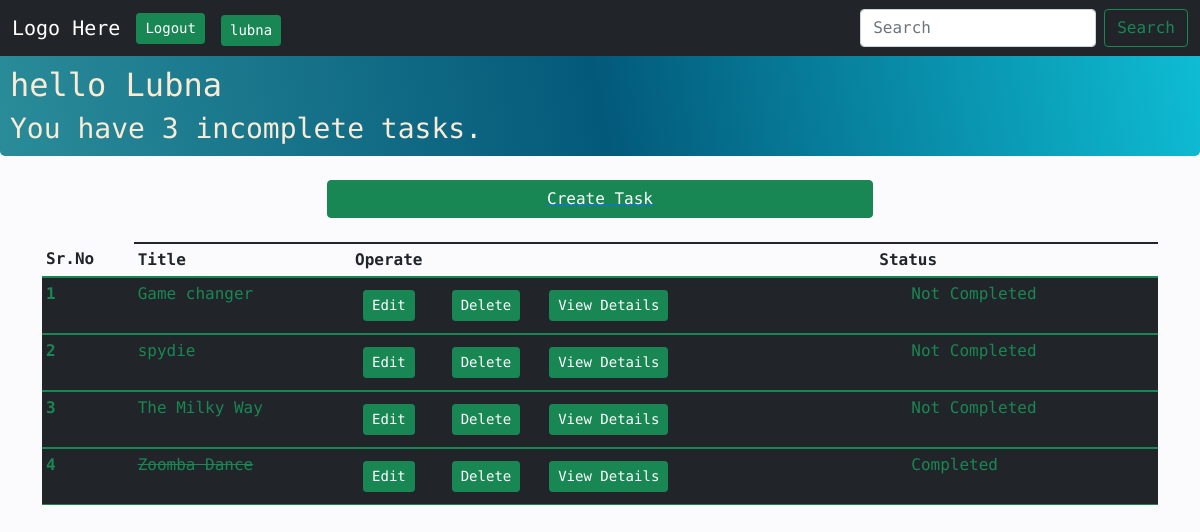
The app's page / (signed in), older data.
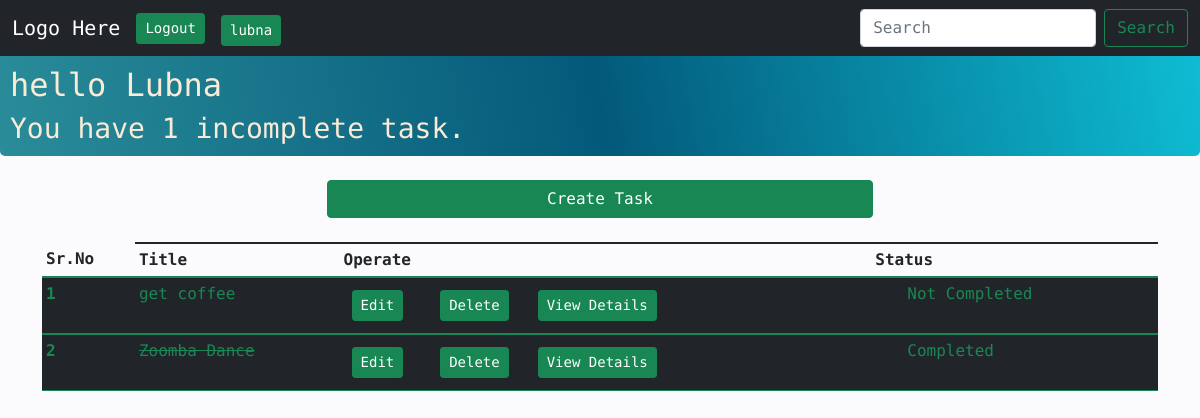
The same page, newer data.
### todoapp/models.py (models this page shows, shortened)
class Task(models.Model):
    user= models.ForeignKey(User, on_delete= models.CASCADE, blank= True, null= True)
    title= models.CharField(max_length=100)
    description= models.TextField(null=True , blank=True)
    is_completed= models.BooleanField(default=False)
    created_at= models.DateTimeField(auto_now_add=True)
    updated_at= models.DateTimeField(auto_now=True)
    class Meta:
        ordering= ['is_completed']

### todoapp/views.py (the view)
# urls.py: path('', TaskList.as_view() , name= 'home' ),
class TaskList(LoginRequiredMixin ,ListView):
    model= Task
    template_name= 'home.html'
    context_object_name= 'tasks'
    def get_context_data(self, **kwargs):
        context= super().get_context_data(**kwargs)
        context['tasks']= context['tasks'].filter(user=self.request.user)
        context['count']= context['tasks'].filter(is_completed=False).count
        search_input= self.request.GET.get('search-area') or ''
        if  search_input:
            context['tasks']= context['tasks'].filter(title__icontains= search_input)
        return context

### templates/home.html (shortened to what this page needs)
{% extends "base.html" %}
{% block searchblock %}
<form class="d-flex" method="get">
  <input class="form-control me-2" type="search" placeholder="Search" aria-label="Search" name="search-area">
  <button class="btn btn-outline-success" type="submit" value="submit">Search</button>
</form>
{% endblock searchblock %}
{% block body %}
{% load static %}
<div class="maincontainer">
  <div class="header-bar">
    <div>
      <h2>hello {{request.user|title}}</h2>
      <h3 style="margin: 0;">You have {{count}} incomplete task{{ count|pluralize:"s" }}.</h3>
    </div>
  </div>
<div class="container mt-4  mx-auto">
<div class="container my-4">
  <a href="{% url 'create-task'%} ">
  <div class="d-grid gap-2 col-6 mx-auto">
    <button class="btn btn-success" type="button"> Create Task</button>
  </div>
</a>
</div>
</div>
<div class="container">
    <table class="table table-dark  table-sm table-borderedless  btn-outline-success ">
        <thead class="table-dark">
            <tr class="table">
            <th scope="col">Sr.No</th>
            <th scope="col">Title</th>
            <th scope="col">Operate</th>
            <th scope="col">Status</th>
          </tr>
        </thead>
        <tbody>
            {% for task in tasks %}
          <tr>
            <th scope="row">{{forloop.counter}}</th>
            <td>
                {% if task.is_completed %}
            <strike>
              {{task.title}}
            </strike>
            {% else %}
            {{task.title}}
            {% endif %}
          </td>
          <td>
 <a href="{% url 'update-task' task.id %}"><button class="btn btn-success btn-sm m-2"> Edit</button></a>
  <span> &nbsp; </span>
<a href="{% url 'delete-task' task.id %}"><button class="btn btn-success btn-sm"> Delete</button></a>
<span> &nbsp; </span>
<a href="{% url 'details' task.id %}"><button class="btn btn-success btn-sm"> View Details</button></a>
          </td>
            <td>
              <div class="form-check  mx-2  ">
                {% if task.is_completed %}
                  Completed
                 {% else %}
                  Not Completed
                  {% endif %}
              </div>
            </td>
          </tr>
        </tbody>
      {% empty %}
      <span>
        <div class="container fluid bg-dark text-light shadow">
          <h3> No Tasks Here.</h3>
        </div>
      </span>
      {% endfor %}
    </table>
    </div>
  </div>
{% endblock body %}

### templates/base.html (shortened to what this page needs)
<!doctype html>
<html lang="en">
  <head>
    <link href="https://cdn.jsdelivr.net/npm/bootstrap@5.1.3/dist/css/bootstrap.min.css" rel="stylesheet">
    {% load static %}
  </head>
  <body background="{% static 'bg.jpg' %}" >
    <nav class="navbar navbar-expand-sm text-right navbar-dark bg-dark">
        <div class="container-fluid ">
          <a class="navbar-brand" href="{% static 'myimglogo.png' %}"> Logo Here </a>
          {% if request.user.is_authenticated %}
<a href="{% url 'logout' %}">
  <button class="btn btn-sm btn-success"> Logout</button></a>
{% else %}
<a href="{% url 'login' %}">
  <button class="btn btn-sm btn-success"> Login</button></a>
{% endif %}
          <div class="collapse navbar-collapse" id="navbarSupportedContent">
            <ul class="navbar-nav me-auto mb-2 mb-lg-0">
              <li class="nav-item mt-1 px-3">
                <button class="btn btn-success btn-sm round-pill ">{{request.user}}</button>
              </li>
                <li>
                  <span> &nbsp; </span>
                </li>
            </ul>
            {% block searchblock %}
            {% endblock searchblock %}
          </div>
        </div>
      </nav>
      {% block body %}
{% endblock body %}
  </body>
</html>

### templates/base.html (style rules this page uses)
body { font-family: 'Roboto Mono', monospace; background: rgba(199, 199, 233, 0.062); }
.maincontainer { bottom: 0px; margin: auto; }
.header-bar { display: flex; justify-content: space-between; color: antiquewhite; padding: 10px; border-radius: 0 0 5px 5px ; background: linear-gradient(80deg, rgb(42, 140, 153),rgb(3, 89, 122),rgb(14, 188, 211) 100% ) ; }

Row changes from the older to the newer data that the page shows:
removed Task: title "Game changer", is_completed "Not Completed"
removed Task: title "spydie", is_completed "Not Completed"
removed Task: title "The Milky Way", is_completed "Not Completed"
added Task: title "get coffee", is_completed "Not Completed"
Text that changed along with them:
{{ count }}: "3" → "1"
